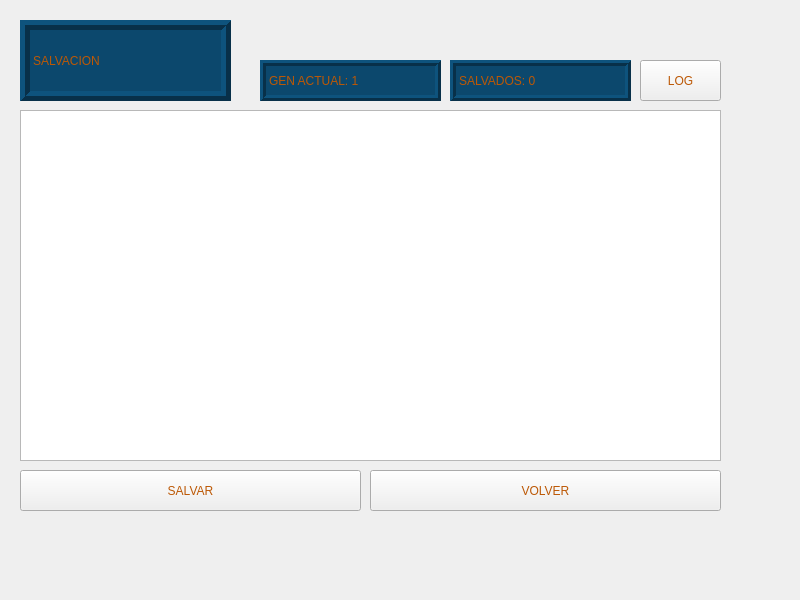
<?xml version="1.0" encoding="UTF-8"?>
<ui version="4.0">
 <class>Ventana_Salvacion</class>
 <widget class="QMainWindow" name="Ventana_Salvacion">
  <property name="geometry">
   <rect>
    <x>0</x>
    <y>0</y>
    <width>800</width>
    <height>600</height>
   </rect>
  </property>
  <property name="windowTitle">
   <string>MainWindow</string>
  </property>
  <widget class="QWidget" name="centralwidget">
   <widget class="QLabel" name="label">
    <property name="geometry">
     <rect>
      <x>0</x>
      <y>0</y>
      <width>771</width>
      <height>531</height>
     </rect>
    </property>
    <property name="text">
     <string/>
    </property>
    <property name="pixmap">
     <pixmap resource="Imagenes.qrc">:/Listas/fondo_Salvacion.jpg</pixmap>
    </property>
    <property name="scaledContents">
     <bool>true</bool>
    </property>
   </widget>
   <widget class="QLabel" name="label_2">
    <property name="geometry">
     <rect>
      <x>20</x>
      <y>20</y>
      <width>211</width>
      <height>81</height>
     </rect>
    </property>
    <property name="styleSheet">
     <string notr="true">background-color: rgb(12, 72, 109);
font: 75 italic 24pt &quot;Times New Roman&quot;;
color: rgb(188, 88, 5);</string>
    </property>
    <property name="frameShape">
     <enum>QFrame::Box</enum>
    </property>
    <property name="frameShadow">
     <enum>QFrame::Raised</enum>
    </property>
    <property name="lineWidth">
     <number>5</number>
    </property>
    <property name="text">
     <string>SALVACION</string>
    </property>
   </widget>
   <widget class="QPushButton" name="pushButton">
    <property name="geometry">
     <rect>
      <x>20</x>
      <y>470</y>
      <width>341</width>
      <height>41</height>
     </rect>
    </property>
    <property name="styleSheet">
     <string notr="true">color: rgb(188, 88, 5);
font: italic 20pt &quot;Times New Roman&quot;;</string>
    </property>
    <property name="text">
     <string>SALVAR</string>
    </property>
   </widget>
   <widget class="QTextBrowser" name="textBrowser">
    <property name="geometry">
     <rect>
      <x>20</x>
      <y>110</y>
      <width>701</width>
      <height>351</height>
     </rect>
    </property>
   </widget>
   <widget class="QPushButton" name="pushButton_2">
    <property name="geometry">
     <rect>
      <x>370</x>
      <y>470</y>
      <width>351</width>
      <height>41</height>
     </rect>
    </property>
    <property name="styleSheet">
     <string notr="true">color: rgb(188, 88, 5);
font: italic 20pt &quot;Times New Roman&quot;;</string>
    </property>
    <property name="text">
     <string>VOLVER</string>
    </property>
   </widget>
   <widget class="QPushButton" name="pushButton_3">
    <property name="geometry">
     <rect>
      <x>640</x>
      <y>60</y>
      <width>81</width>
      <height>41</height>
     </rect>
    </property>
    <property name="styleSheet">
     <string notr="true">color: rgb(188, 88, 5);
font: italic 20pt &quot;Times New Roman&quot;;</string>
    </property>
    <property name="text">
     <string>LOG</string>
    </property>
   </widget>
   <widget class="QLabel" name="label_total">
    <property name="geometry">
     <rect>
      <x>450</x>
      <y>60</y>
      <width>181</width>
      <height>41</height>
     </rect>
    </property>
    <property name="styleSheet">
     <string notr="true">background-color: rgb(12, 72, 109);
font: 75 italic 14pt &quot;Times New Roman&quot;;
color: rgb(188, 88, 5);</string>
    </property>
    <property name="frameShape">
     <enum>QFrame::Box</enum>
    </property>
    <property name="frameShadow">
     <enum>QFrame::Raised</enum>
    </property>
    <property name="lineWidth">
     <number>3</number>
    </property>
    <property name="text">
     <string>SALVADOS: 0</string>
    </property>
   </widget>
   <widget class="QLabel" name="label_total_2">
    <property name="geometry">
     <rect>
      <x>260</x>
      <y>60</y>
      <width>181</width>
      <height>41</height>
     </rect>
    </property>
    <property name="styleSheet">
     <string notr="true">background-color: rgb(12, 72, 109);
font: 75 italic 14pt &quot;Times New Roman&quot;;
color: rgb(188, 88, 5);</string>
    </property>
    <property name="frameShape">
     <enum>QFrame::Box</enum>
    </property>
    <property name="frameShadow">
     <enum>QFrame::Raised</enum>
    </property>
    <property name="lineWidth">
     <number>3</number>
    </property>
    <property name="text">
     <string>GEN ACTUAL: 1</string>
    </property>
   </widget>
  </widget>
 </widget>
 <resources>
  <include location="Imagenes.qrc"/>
 </resources>
 <connections/>
</ui>
